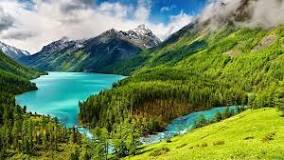
#> input picture Lab1/Lab/landscape.jpg, 284 x 160 px
$ python opencv_1.py
#> lines starting #> are read from the running program, lines starting #| are printed output that depends on the picture
import cv2 as cv
import numpy as np

print(cv.__version__)
image = cv.imread("landscape.jpg")
#> image is the input picture: shape (160, 284, 3); mean B, G, R 87.6, 136, 112.8
print(image.shape)
#| (160, 284, 3)
# print(image[:,:,0])

image1 = image[:,0:100,:]
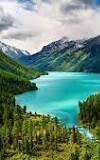
#> image1: shape (160, 100, 3); mean B, G, R 119.5, 137.4, 106.8
image[:,-100:,:] =image1
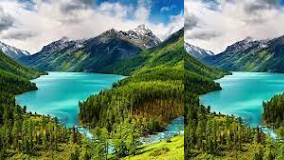
#> image: shape (160, 284, 3); mean B, G, R 109, 131.8, 103.7

# [5 lines of commented-out code are left out]
cv.imshow("1",image)
# cv.imshow("2",image2)
# cv.imshow("3",image3)
cv.waitKey()

$ run again, with Lab1/Lab/cat.jpg copied over Lab1/Lab/landscape.jpg
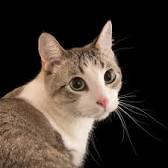
#> input picture Lab1/Lab/cat.jpg, 168 x 168 px
#> image is the input picture: shape (168, 168, 3); mean B, G, R 49, 57.3, 68.5
#| (168, 168, 3)
#> `image1 = image[:,0:100,:]`:
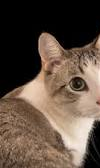
#> image1: shape (168, 100, 3); mean B, G, R 65.8, 78.5, 94.9
#> `image[:,-100:,:] =image1`:
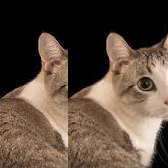
#> image: shape (168, 168, 3); mean B, G, R 62.4, 75.3, 92.2
